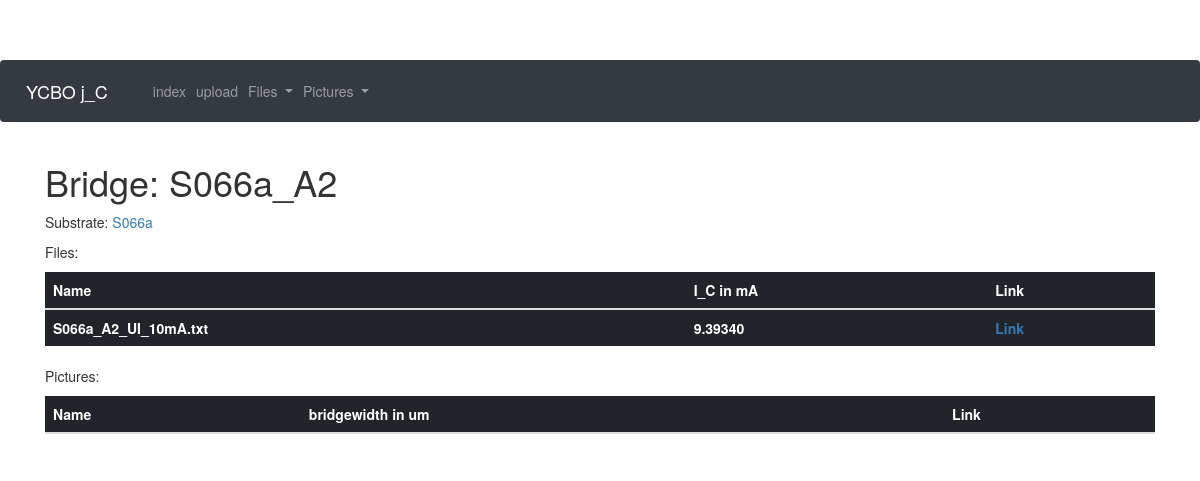
Page /bridge/S066a_A2 on the earlier database version.
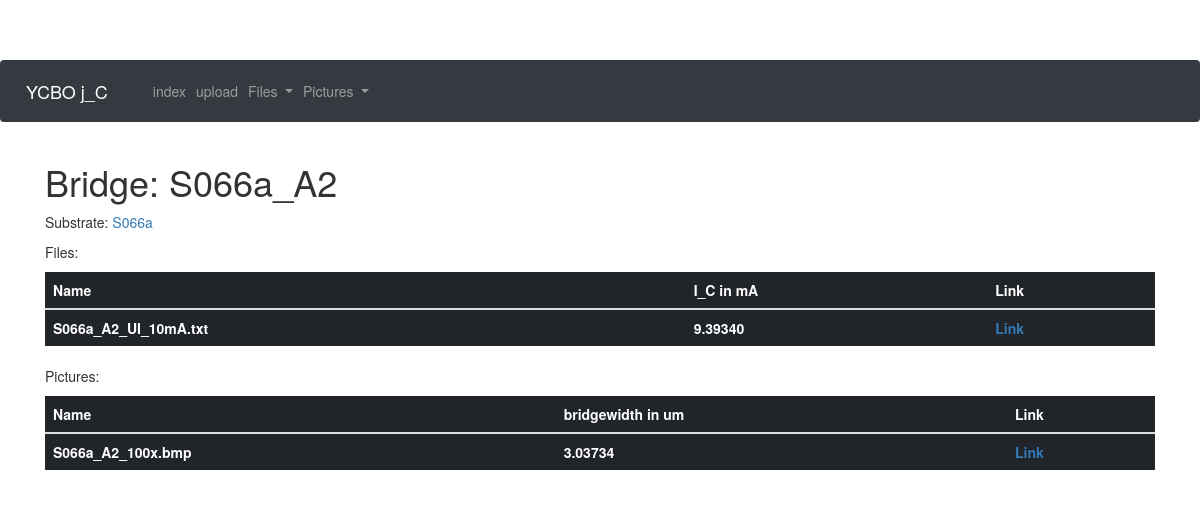
Same page on the later database version.
### app/models.py (models this page shows, shortened)
class Document(db.Model):
    id = db.Column(db.Integer, primary_key = True)
    bridge_id = db.Column(db.Integer, db.ForeignKey("bridge.id"))
    filename = db.Column(db.String(64))
    remove_offset = db.Column(db.Boolean,default=False)
    remove_ohm = db.Column(db.Boolean,default=False)
    amplification = db.Column(db.Integer, default = 1000)
    j_C = db.Column(db.Float)
    res = db.Column(db.Float)
    res_border = db.Column(db.Float)

class Picture(db.Model):
    id = db.Column(db.Integer, primary_key=True)
    bridge_id = db.Column(db.Integer, db.ForeignKey("bridge.id"))
    filename = db.Column(db.String(64))
    amplification = db.Column(db.Integer)
    pixelwidth = db.Column(db.Integer)
    brushsize = db.Column(db.Integer)
    threshold = db.Column(db.Integer)

### app/routes.py (the view)
@app.route("/bridge/<bridgename>")
def bridge(bridgename):
    bridge = Bridge.query.filter_by(bridgename=bridgename).first_or_404()
    return render_template("bridge.html",bridge=bridge)

### app/templates/bridge.html
{% extends "base.html" %}
{% block content %}
<h1>Bridge: {{bridge.bridgename}}</h1>
<p>Substrate: <a href="{{url_for('substrate',substratename=bridge.substrate.substratename)}}">{{bridge.substrate.substratename}}</a></p>
<p>Files:<p>
<table class="table table-dark">
  <thead>
    <tr>
      <th scope="col">Name</th>
      <th scope="col">I_C in mA</th>
      <th scope="col">Link</th>
    </tr>
  </thead>
  <tbody>
    {% for file in bridge.documents.all() %}
    <tr>
      <th scope="row">{{ file.filename }}</th>
      <th>{% if file.j_C %}{{ "%.5f"%file.j_C }}{% else %}Unknown{% endif %}</th>
      <th><a href="{{url_for('file', filename = file.filename) }}">Link</a></th>
    </tr>
    {% endfor %}
  </tbody>
</table>
<p>Pictures:<p>
<table class="table table-dark">
  <thead>
    <tr>
      <th scope="col">Name</th>
      <th scope="col">bridgewidth in um</th>
      <th scope="col">Link</th>
    </tr>
  </thead>
  <tbody>
    {% for picture in bridge.pictures.all() %}
    <tr>
      <th scope="row">{{ picture.filename }}</th>
      <th>{% if picture.pixelwidth %}
        {{"%.5f"%(picture.pixelwidth*picture.amplification)}}
      {% else %}Unknown{% endif %}</th>
      <th><a href="{{url_for('picture', filename = picture.filename) }}">Link</a></th>
    </tr>
    {% endfor %}
  </tbody>
</table>
{% endblock %}

Differences in the rows shown:
added Picture: filename "S066a_A2_100x.bmp", picture.pixelwidth*picture.amplification "3.03734"
